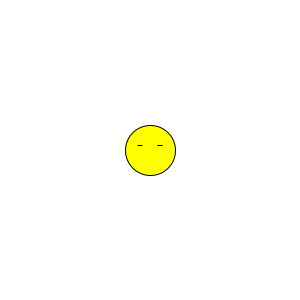
Frame 1 (no input)
Frame 60 (the mouse pressed at the canvas centre just before this capture): identical to frame 1, image omitted
Frame 120 (the mouse held since frame 60 and released just before this capture): identical to frame 1, image omitted

The Processing sketch that drew this single still picture (run headless with seeded random() and noise(); from frame 60 on, the mouse is pressed at the canvas centre):

// Processing sketch: Smiley_Parameters
// ── Smiley_Parameters.pde
float x, y, r;
color face;

void setup()
{
  size(300,300);
}

void draw()
{
  background(255);
  
  x = 150;
  y = 150;
  r = 50;
  face = color(255,255,0);
  
  //Draw Main Head
  fill(face);
  ellipse(x,y,r,r);
  
  //Draw Eyes
  fill(0);
  ellipse(x - r/5,y - r/10,r/10,3/10 * r);
  ellipse(x + r/5,y - r/10,r/10,3/10 * r);
  
  //Draw Mouth
  arc(x,y + r/10,3/5 * r,3/5 * r,0,PI,CHORD);
}
